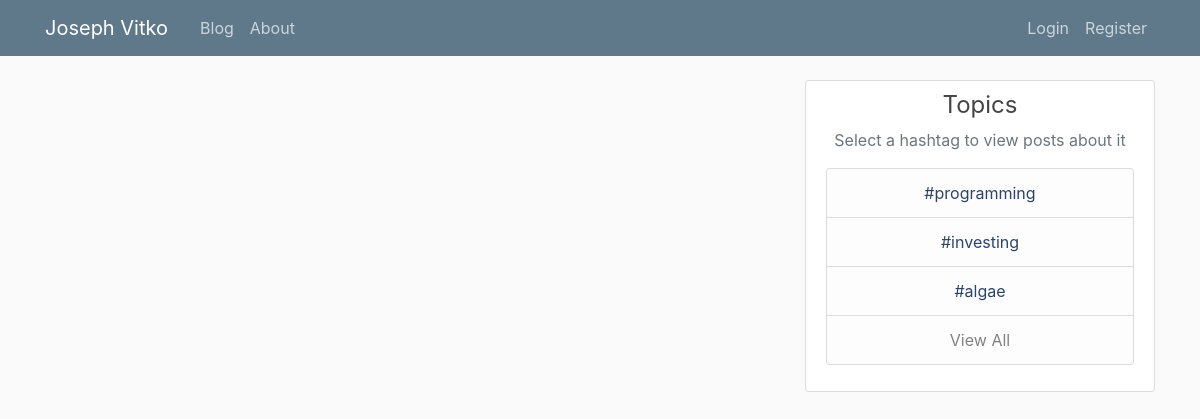
Before: /blog with the older database file.
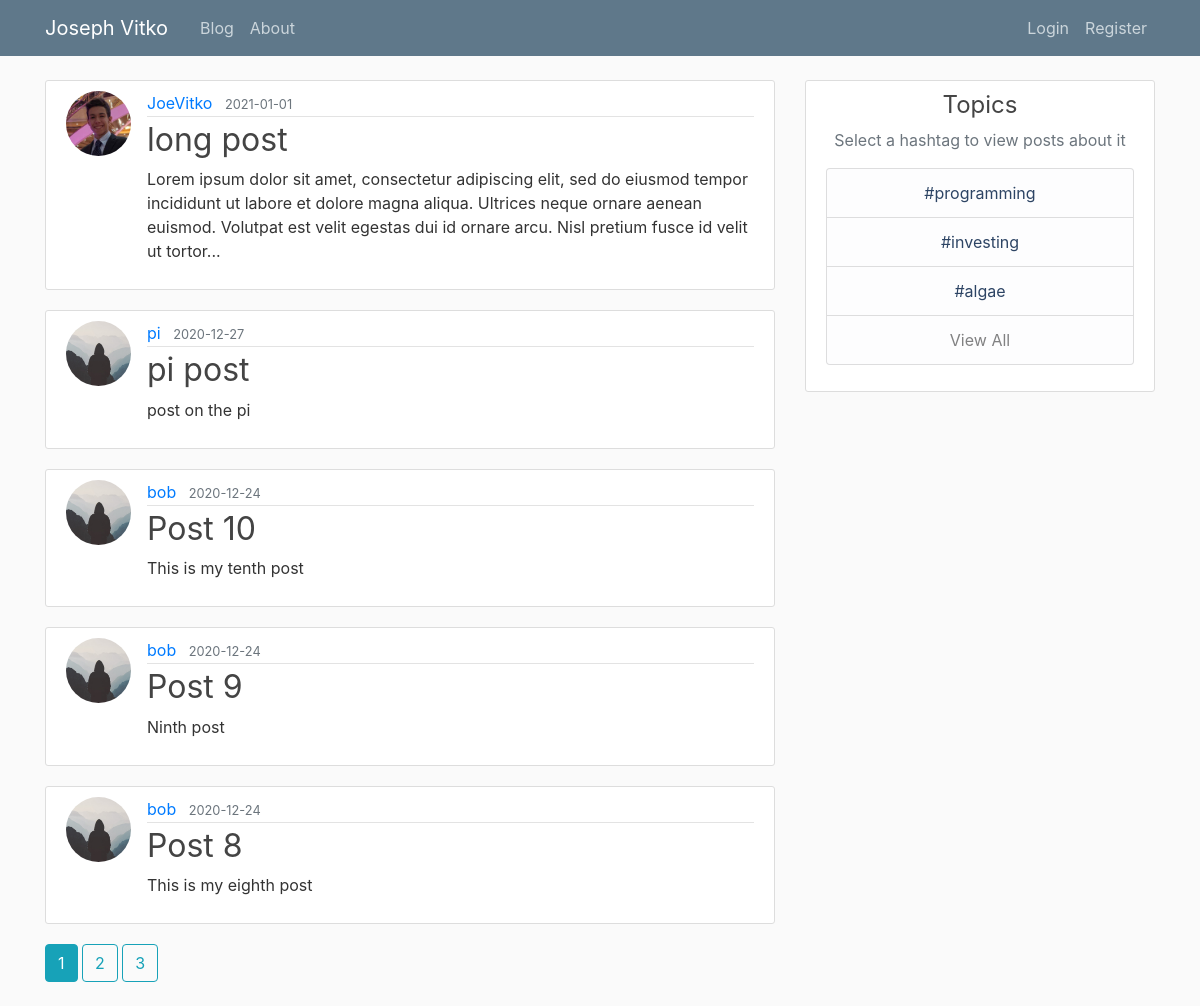
After: the same page with the newer database file.
### flaskblog/models.py (models this page shows, shortened)
class Post(db.Model):
    id = db.Column(db.Integer, primary_key=True)
    title = db.Column(db.String(100), nullable=False)
    date_posted = db.Column(db.DateTime, nullable=False, default=datetime.utcnow)
    content = db.Column(db.Text, nullable=False)
    user_id = db.Column(db.Integer, db.ForeignKey('user.id'), nullable=False)

class User(db.Model, UserMixin):
    id = db.Column(db.Integer, primary_key=True)
    username = db.Column(db.String(20), unique=True, nullable=False)
    email = db.Column(db.String(120), unique=True, nullable=False)
    image_file = db.Column(db.String(20), nullable=False, default='default.jpg')
    password = db.Column(db.String(60), nullable=False)
    posts = db.relationship('Post', backref='author', lazy=True)
    roles = db.relationship('Role', secondary='user_roles')

### flaskblog/main/routes.py (the view)
@main.route('/blog')
def blog():
    page = request.args.get('page', 1, type=int)
    posts = Post.query.order_by(Post.date_posted.desc()).paginate(per_page=5)
    return render_template('blog.html', posts=posts, page=page, page_context='main.blog')

### flaskblog/templates/blog.html
{% extends "layout.html" %}
{% block content %}
    {% include 'postlist.html' %}
{% endblock content %}

### flaskblog/templates/postlist.html
{% for post in posts.items %}
    <article class="media content-section">
        <img class="rounded-circle article-img" src="{{ url_for('static', filename='profile_pics/' + post.author.image_file) }}">
        <div class="media-body">
        <div class="article-metadata">
          <a class="mr-2" href="{{ url_for('users.user_posts', username=post.author.username) }}">{{ post.author.username }}</a>
          <small class="text-muted">{{ post.date_posted.strftime('%Y-%m-%d') }}</small>
        </div>
        <h2><a class="article-title" href="{{ url_for('posts.post', post_id=post.id) }}">{{ post.title }}</a></h2>
        <p class="article-content">{{ post.content|truncate(250) }}</p>
      </div>
    </article>
{% endfor %}
{% for page_num in posts.iter_pages(left_edge=1, right_edge=1, left_current=1, right_current=2) %}
    {% if page_num %}
        {% if posts.page == page_num %}
            {% if not user %}
                <a class="btn btn-info mb-4" href="{{ url_for(page_context, page=page_num) }}">{{ page_num }}</a>
            {% else %}
                <a class="btn btn-info mb-4" href="{{ url_for(page_context, page=page_num, username=user.username) }}">{{ page_num }}</a>
            {% endif %}
        {% else %}
            {% if not user %}
                <a class="btn btn-outline-info mb-4" href="{{ url_for(page_context, page=page_num) }}">{{ page_num }}</a>
            {% else %}
                <a class="btn btn-outline-info mb-4" href="{{ url_for(page_context, page=page_num, username=user.username) }}">{{ page_num }}</a>
            {% endif %}
        {% endif %}
    {% else %}
    ...
    {% endif %}
{% endfor %}

Changed rows visible on the page:
added Post: image_file (picture), author.username "JoeVitko", date_posted "2021-01-01", title "long post", content "Lorem ipsum dolor sit amet, consectetur adipiscing elit, sed do eiusmod tempor incididunt ut labore et dolore magna aliqua. Ultrices neque ornare aenean euismod. Volutpat est velit egestas dui id ornare arcu. Nisl pretium fusce id velit ut tortor..."
added Post: image_file (placeholder picture), author.username "pi", date_posted "2020-12-27", title "pi post", content "post on the pi"
added Post: image_file (placeholder picture), author.username "bob", date_posted "2020-12-24", title "Post 10", content "This is my tenth post"
added Post: image_file (placeholder picture), author.username "bob", date_posted "2020-12-24", title "Post 9", content "Ninth post"
added Post: image_file (placeholder picture), author.username "bob", date_posted "2020-12-24", title "Post 8", content "This is my eighth post"
Other visible differences:
new list line: "1"
new list line: "2"
new list line: "3"
